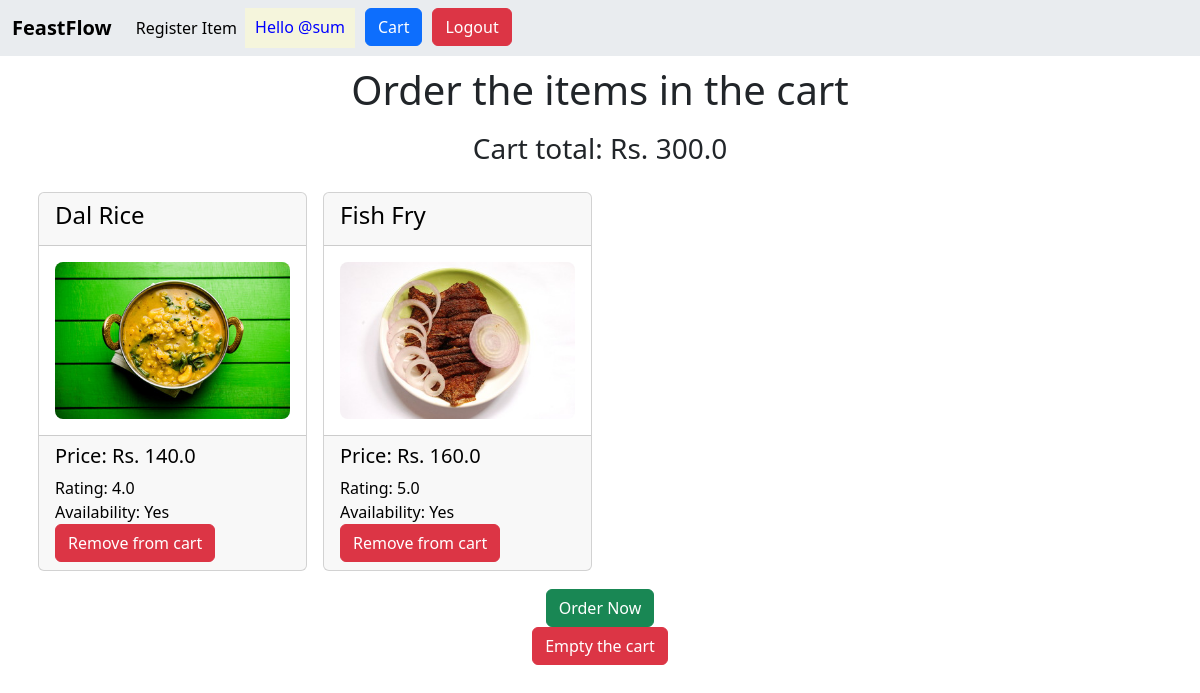
The page /showcart (signed in) on the database its author committed.
### app1/models.py (models this page shows, shortened)
class Cart(models.Model):
    item = models.ForeignKey("Fooditem", on_delete=models.CASCADE)

class Fooditem(models.Model):
    itempic = models.ImageField(upload_to="images")
    itemname = models.CharField(max_length=100)
    price = models.FloatField()
    itemtype = models.CharField(max_length=100)
    rating = models.FloatField()
    availability = models.BooleanField()

### app1/views.py (the view)
# urls.py: path("showcart", render_show_cart, name="showcart"),
@login_required(login_url="userlogin")
def render_show_cart(request):
    all = Cart.objects.all()
    total = 0
    for i in all:
        total += i.item.price
    return render(request, "cart.html", {"all": all, "total": total})

### templates/cart.html (shortened to what this page needs)
<!doctype html>
<html lang="en">
  <head>
    <link href="https://cdn.jsdelivr.net/npm/bootstrap@5.3.3/dist/css/bootstrap.min.css" rel="stylesheet">
  </head>
  <body>
    {% include 'navbar.html' %}
    <h1 align="center" style="padding-top: 10px;">Order the items in the cart</h1>
    <h3 align="center" style="padding-top: 10px; padding-bottom: 10px;">Cart total: Rs. {{ total }}</h3>
  <div class="container ">
    <div class="row">
      {% for i in all %}
      <div class="p-2 col-lg-3">
        <a href="#" style="text-decoration: none; color: black">
        <div class="card ">
          <div class="card-header">
            <strong><h4>{{ i.item.itemname }}</h4></strong>
          </div>
            <div class="card-body">
              <img src="{{ i.item.itempic.url }}" alt="image" style="max-width: 100%; height: auto; border-radius: 8px">
            </div>
            <div class="card-footer">
              <h5>Price: Rs. {{ i.item.price }}</h5>
              Rating: {{ i.item.rating }}<br>
              Availability: {% if i.item.availability %}Yes{% else %}No{% endif %}
              <br>
              <a href="{% url 'removeitem' i.id %}"><button class="btn btn-danger">Remove from cart</button></a>
            </div>
        </div>
    </a>
      </div>
      {% endfor %}
    </div>
    <div class="container col-lg-2" align="center" style="padding-top: 10px;">
        <a href="{% url 'order' %}"><button class="btn btn-success">Order Now</button></a>
        <a href="{% url 'emptycart' %}"><button class="btn btn-danger">Empty the cart</button></a>
      </div>
  </body>
</html>

### templates/navbar.html (shortened to what this page needs)
<nav class="navbar navbar-expand-lg bg-body-secondary">
    <div class="container-fluid">
      <a class="navbar-brand" href="{% url 'home' %}"><strong>FeastFlow</strong></a>
      <div class="collapse navbar-collapse" id="navbarSupportedContent">
        <ul class="navbar-nav me-auto mb-2 mb-lg-0">
            {% if request.user.is_staff %}
          <li class="nav-item">
            <a class="nav-link active" aria-current="page" href="{% url 'itemreg' %}">Register Item</a>
          </li>
          {% endif %}
          {% if request.user.is_authenticated %}
          <div style="background-color: beige; border: 10px">
            <h6 align="center" style="padding-top: 10px; padding-left: 10px; padding-right: 10px; color: blue">Hello @{{ request.user.username }}</h6>
          </div>
          <li>
            <a href="{% url 'showcart' %}" style="padding-left: 10px;">
              <button class="btn btn-primary my-2 my-sm-0" type="submit">Cart</button>
            </a>
          </li>
          <li>
            <a href="{% url 'logout' %}" style="padding-left: 10px;">
              <button class="btn btn-danger my-2 my-sm-0" type="submit">Logout</button>
            </a>
          </li>
          {% endif %}
        </ul>
      </div>
    </div>
  </nav>

### rows shown on the page
Cart: item.itemname "Dal Rice", item.itempic (picture), item.price "140.0", item.rating "4.0", shows "Yes"
Cart: item.itemname "Fish Fry", item.itempic (picture), item.price "160.0", item.rating "5.0", shows "Yes"

### other values the page prints
{{ request.user.username }} "sum"
{{ total }} "300.0"
